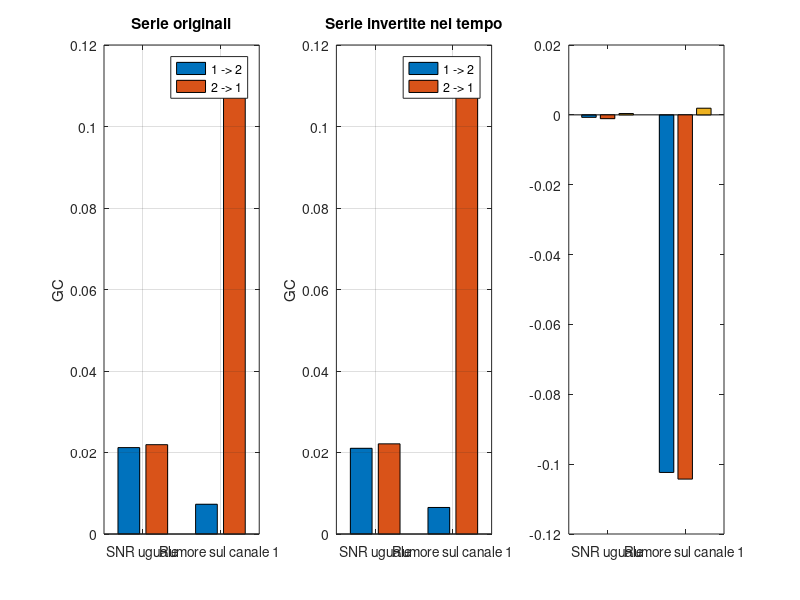

This figure's MATLAB source: (Note: this script raises an error after producing the figure.)
%% DEMO 47 - SNR DIVERSO TRA I CANALI
% Un sistema realmente simmetrico puo apparire direzionale quando un canale
% contiene piu rumore di misura dell'altro.
%
% Convenzione: GC_j_to_i = log(varianza ridotta / varianza completa).
% Il codice usa solo funzioni MATLAB di base.

clearvars;
close all;
clc;
rng(7, "twister");

%% 1. VAR(2) SIMMETRICO DEL MATERIALE SUPPLEMENTARE
M = 2;
p = 2;
N = 50000;
burnIn = 500;

A1 = [0.55  0.025;
      0.025 0.55];
A2 = [-0.8 -0.1;
      -0.1 -0.8];

SigmaU = [1 0.3;
          0.3 1];

%% 2. GENERAZIONE DEL PROCESSO LATENTE
U = chol(SigmaU, "lower") * randn(M, N + burnIn + p);
Xlatent = zeros(M, N + burnIn + p);

for t = p+1:size(Xlatent,2)
    Xlatent(:,t) = A1 * Xlatent(:,t-1) + ...
                   A2 * Xlatent(:,t-2) + U(:,t);
end

Xlatent = Xlatent(:, burnIn+p+1:end);

%% 3. DUE CONDIZIONI DI MISURA
% Caso A: entrambi i canali sono osservati senza rumore additivo.
Xclean = Xlatent;

% Caso B: rumore di misura indipendente aggiunto soltanto al canale 1.
% La deviazione standard del rumore e uguale a quella del segnale 1:
% potenza del rumore = potenza del segnale, quindi SNR = 0 dB.
noiseStd = std(Xlatent(1,:));
Xnoisy = Xlatent;
Xnoisy(1,:) = Xnoisy(1,:) + noiseStd * randn(1,N);

%% 4. STIMA DELLA GC FORWARD E TIME-REVERSED
dataSets = {Xclean, Xnoisy};
conditionNames = {"SNR uguale", "Rumore sul canale 1"};
GCforward = zeros(2,2);          % colonne: 1->2, 2->1
GCreversed = zeros(2,2);

for condition = 1:2
    for directionOfTime = 1:2
        X = dataSets{condition};

        if directionOfTime == 2
            X = fliplr(X);        % inversione dell'ordine temporale
        end

        Y = X(:,p+1:end);
        Zfull = [X(:,p:end-1);
                 X(:,p-1:end-2)];

        Bfull = Y / Zfull;
        Efull = Y - Bfull * Zfull;

        % GC 1 -> 2: nel modello ridotto di x2 rimuovo il passato di x1.
        Zreduced = [X(2,p:end-1);
                    X(2,p-1:end-2)];
        bred = Y(2,:) / Zreduced;
        ered = Y(2,:) - bred * Zreduced;
        GC_1to2 = log(var(ered,1) / var(Efull(2,:),1));

        % GC 2 -> 1: nel modello ridotto di x1 rimuovo il passato di x2.
        Zreduced = [X(1,p:end-1);
                    X(1,p-1:end-2)];
        bred = Y(1,:) / Zreduced;
        ered = Y(1,:) - bred * Zreduced;
        GC_2to1 = log(var(ered,1) / var(Efull(1,:),1));

        if directionOfTime == 1
            GCforward(condition,:) = [GC_1to2 GC_2to1];
        else
            GCreversed(condition,:) = [GC_1to2 GC_2to1];
        end
    end
end

%% 5. ASIMMETRIA NETTA E TIME-REVERSED GC
% Asimmetria positiva: prevale 1 -> 2.
% Asimmetria negativa: prevale 2 -> 1.
netForward = GCforward(:,1) - GCforward(:,2);
netReversed = GCreversed(:,1) - GCreversed(:,2);

% Difference-based time-reversed GC (TRGC).
% Una direzione fisica ritardata cambia segno invertendo il tempo, quindi
% le due asimmetrie si sottraggono costruttivamente. Un imbalance dovuto al
% rumore di misura tende invece a conservarsi e viene attenuato.
TRGC = netForward - netReversed;

fprintf("\nGC forward\n");
fprintf("                         1 -> 2      2 -> 1\n");
fprintf("SNR uguale              %8.4f    %8.4f\n", ...
    GCforward(1,1), GCforward(1,2));
fprintf("Rumore sul canale 1     %8.4f    %8.4f\n", ...
    GCforward(2,1), GCforward(2,2));

fprintf("\nGC dopo inversione temporale\n");
fprintf("                         1 -> 2      2 -> 1\n");
fprintf("SNR uguale              %8.4f    %8.4f\n", ...
    GCreversed(1,1), GCreversed(1,2));
fprintf("Rumore sul canale 1     %8.4f    %8.4f\n", ...
    GCreversed(2,1), GCreversed(2,2));

fprintf("\nAsimmetria netta\n");
fprintf("                         forward     reversed       TRGC\n");
fprintf("SNR uguale              %8.4f     %8.4f     %8.4f\n", ...
    netForward(1), netReversed(1), TRGC(1));
fprintf("Rumore sul canale 1     %8.4f     %8.4f     %8.4f\n", ...
    netForward(2), netReversed(2), TRGC(2));

figure("Color","w","Name","Effetto di SNR diversi sulla GC");

subplot(1,3,1);
bar(GCforward);
set(gca,"XTickLabel",conditionNames);
ylabel("GC");
legend("1 -> 2","2 -> 1","Location","best");
title("Serie originali");
grid on;

subplot(1,3,2);
bar(GCreversed);
set(gca,"XTickLabel",conditionNames);
ylabel("GC");
legend("1 -> 2","2 -> 1","Location","best");
title("Serie invertite nel tempo");
grid on;

subplot(1,3,3);
bar([netForward netReversed TRGC]);
set(gca,"XTickLabel",conditionNames);
yline(0,"k-");
ylabel("Asimmetria direzionale");
legend("net forward","net reversed","TRGC","Location","best");
title("Correzione mediante time reversal");
grid on;
